Frame 1 (no input): blank canvas, image omitted
Frame 60 (no input): blank canvas, image omitted
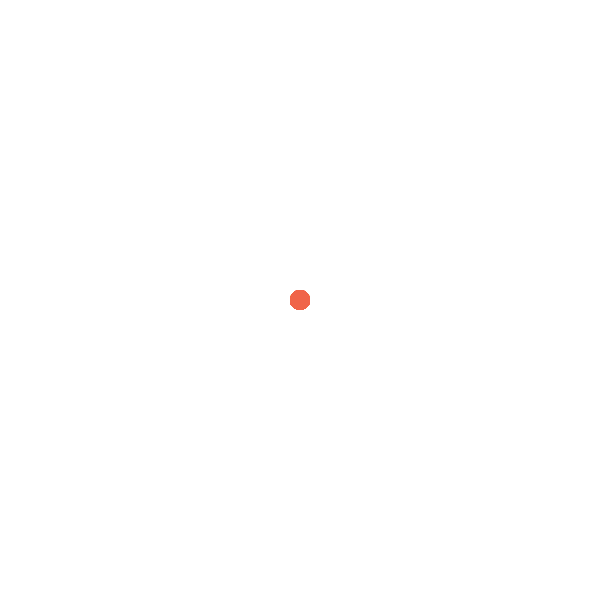
Frame 120 (the mouse pressed at the canvas centre since frame 60)

The p5.js sketch whose frames 1 and 60 were blank and that drew this single picture after the mouse press (run headless with seeded random() and noise() and a simulated clock; from frame 60 on, the mouse is pressed at the canvas centre):

// p5.js sketch
// ── sketch.js
// DM2008 — Activity 3c
// (Painting App, 40 min)

// 1) Palette + size
const palette = ["#f06449", "#009988", "#3c78d8", "#ffeb3b", '#ffffff'];
let colorIndex = 0;
let sizeVal = 20;

// 2) Brush registry (array of functions)
const brushes = [brushCircle, brushSquare, brushStreak];
let currentBrush = 0; // 0, 1, or 2

function setup() {
  createCanvas(600, 600);
  background(255);
  rectMode(CENTER);
}

function draw() {
  // paint only while mouse is held
  if (mouseIsPressed) {
    const col = palette[colorIndex];
    
    // call the selected brush function
    brushes[currentBrush](mouseX, mouseY, col, sizeVal);
  }
}

// 2. Brush functions
function brushCircle(x, y, c, s) {
  fill(c);
  noStroke();
  ellipse(x, y, s);
}

function brushSquare(x, y, c, s) {
  push();
  translate(x, y);
  noStroke();
  fill(c);
  rect(0, 0, s, s);
  pop();
}

function brushStreak(x, y, c, s) {
  stroke(c);
  strokeWeight(max(2, s / 8));
  point(x,y);
}

// 3. Input handling
function keyPressed() {
  // select brush
  if (key === '1') currentBrush = 0;
  if (key === '2') currentBrush = 1;
  if (key === '3') currentBrush = 2;

  // cycle color
  if (key === 'c' || key === 'C') {
    colorIndex = (colorIndex + 1) % (palette.length - 1);
  }

  // change size
  if (key === '=' || key === '+') {
    sizeVal += 5;
  }
  if (key === '-' || key === '_') {
    sizeVal = max(5, sizeVal - 5);
  }

  // eraser (uses background color)
  if (key === 'e' || key === 'E') {
    colorIndex = 4;
  }

  // clear canvas
  if (key === 'x' || key === 'X') {
    background(255);
  }
}
